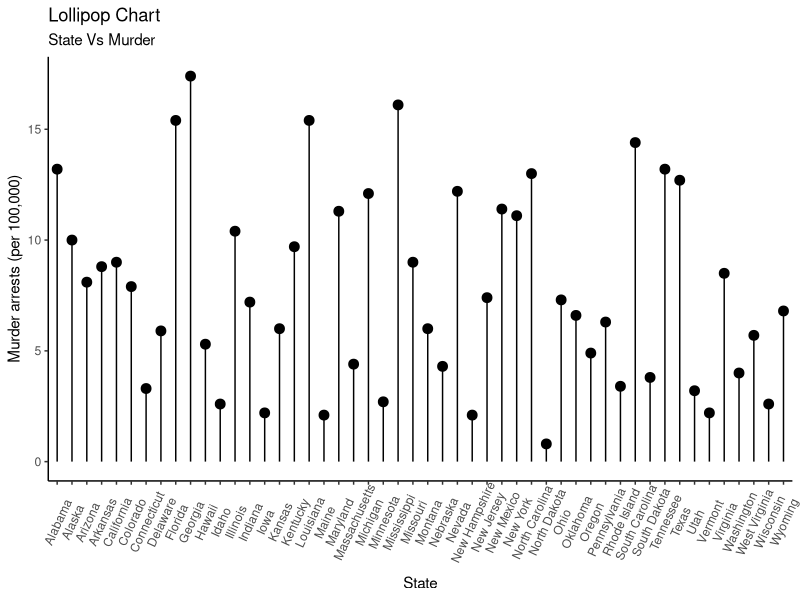

Generate this figure with R:
## ---- chunk 1
library(knitr)
knitr::opts_chunk$set(fig.path = "../images/")
## ---- chunk 2
# The initial dataset has state as row names. need to change this
library(tibble)
df <- tibble::rownames_to_column(USArrests, "State")

# set theme and load ggplot2 package
library(ggplot2)
theme_set(theme_classic())

# Plot
ggplot(df, aes(x=State, y=Murder)) + 
  geom_point(size=3) + 
  geom_segment(aes(x=State, 
                   xend=State, 
                   y=0, 
                   yend=Murder)) + 
  labs(title="Lollipop Chart", 
       subtitle="State Vs Murder", y = "Murder arrests (per 100,000)")  + 
  theme(axis.text.x = element_text(angle=65, vjust=0.6))
